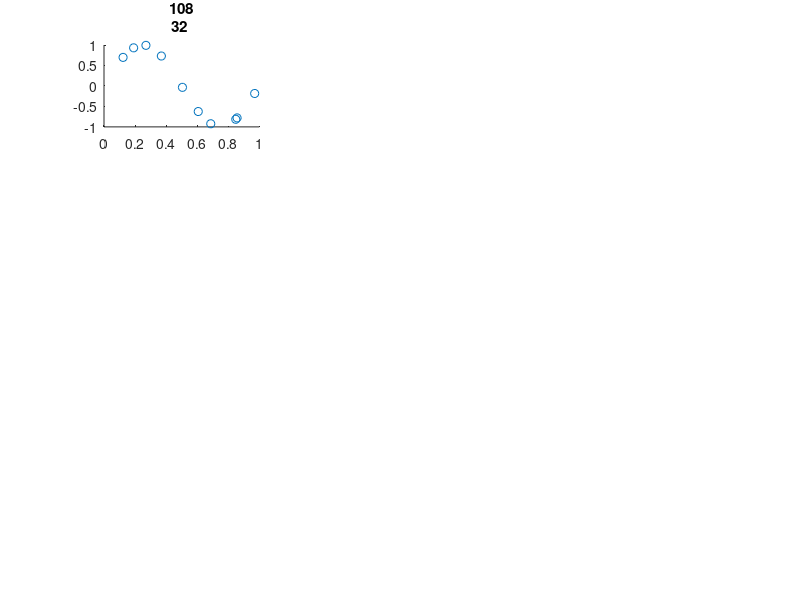

The MATLAB script that drew this image: (Note: this script raises an error after producing the figure.)
function driver()
    n = 10;
    [X, U] = genereazaExemple(@(x) sin(2*pi*x), n, 0.001);
    E = [];
    clf();
    for i = 0:8
        subplot(4, 3, i+1)
        title("Polinom de gradul " + i)
        hold on;
        ploateazaExemple(X, U);
        p = gasestePolinomOptim(X, U, i);
        ploteazaGraficPolinom(p);
        hold off;
        Y = arrayfun(@(x) polyval(p, x), X);
        E = [E; calculeazaEroare(U, Y)];
    end
    subplot(4, 3, [10, 11, 12]);
    hold on;
    title("Evolutia erorii");
    plot(linspace(0, 1, size(E, 1)), E);
    hold off
end

function [X, U] = genereazaExemple(f, n, sigma)
    X = rand(n, 1);
    noise = normrnd(0, sigma, n, 1);
    U = arrayfun(f, X) + noise;
end

function ploateazaExemple(X, U)    
    plot(X, U, 'o');
end
function p = gasestePolinomOptim(X, U, n)
    p = polyfit(X, U, n);
end


